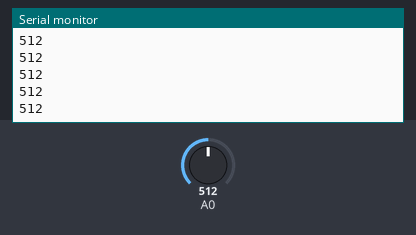
This sketch was run on a simulated Arduino Uno, built with avr-gcc and run on an emulated ATmega328P. On the bench: the last lines printed to the serial monitor. Inputs (shaded band) come from the test bench; at power-on: A0 = 512.

Above: at 1.2 s.
1.3 s: A0 set to 716
At 2.3 s:
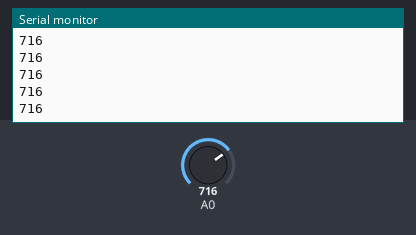
2.8 s: A0 set to 900
At 3.5 s:
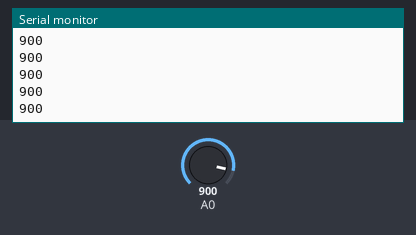
Timing chart, 0 to 5.8 s (numbered marks = the images above; inputs shaded):
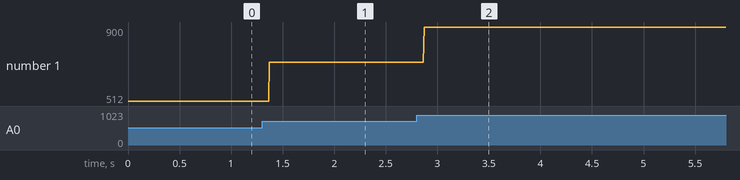

The sketch:

sensor_check.ino
```cpp
int a=0;
void setup() {
  // put your setup code here, to run once:
pinMode(A0,INPUT);
Serial.begin(9600);

}

void loop() {
  a=analogRead(A0);
  Serial.println(a);
  // put your main code here, to run repeatedly:

}
```

Measured:
- after the input at 1.3 s, the serial monitor: prints a new line after 0.07 s (image 1)
- after the input at 2.8 s, the serial monitor: prints a new line after 0.07 s (image 2)
- plotted number 1: 512 → 716 after the input at 1.3 s, 716 → 900 after the input at 2.8 s
